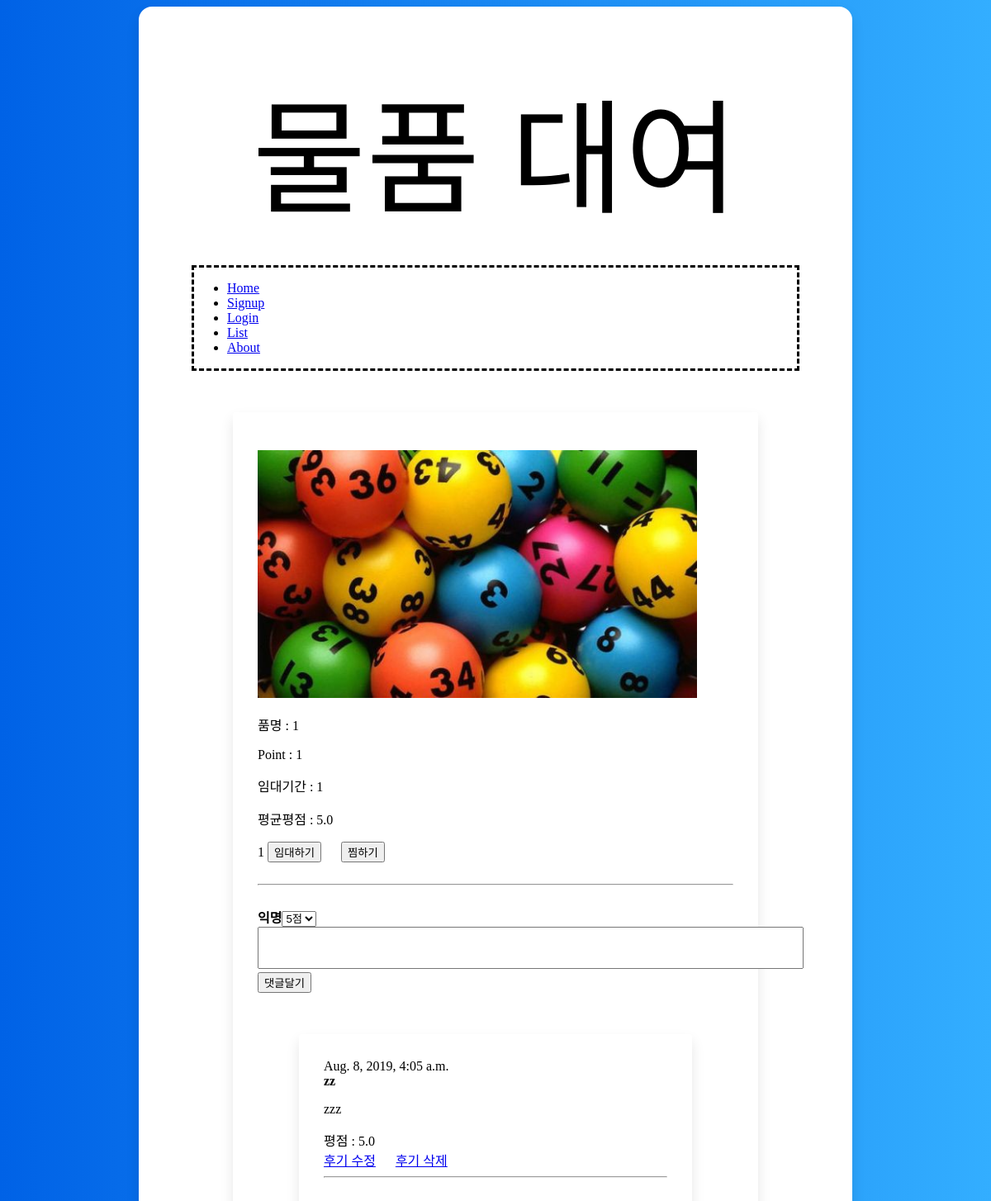
The page /blog/3 on the database as committed earlier.
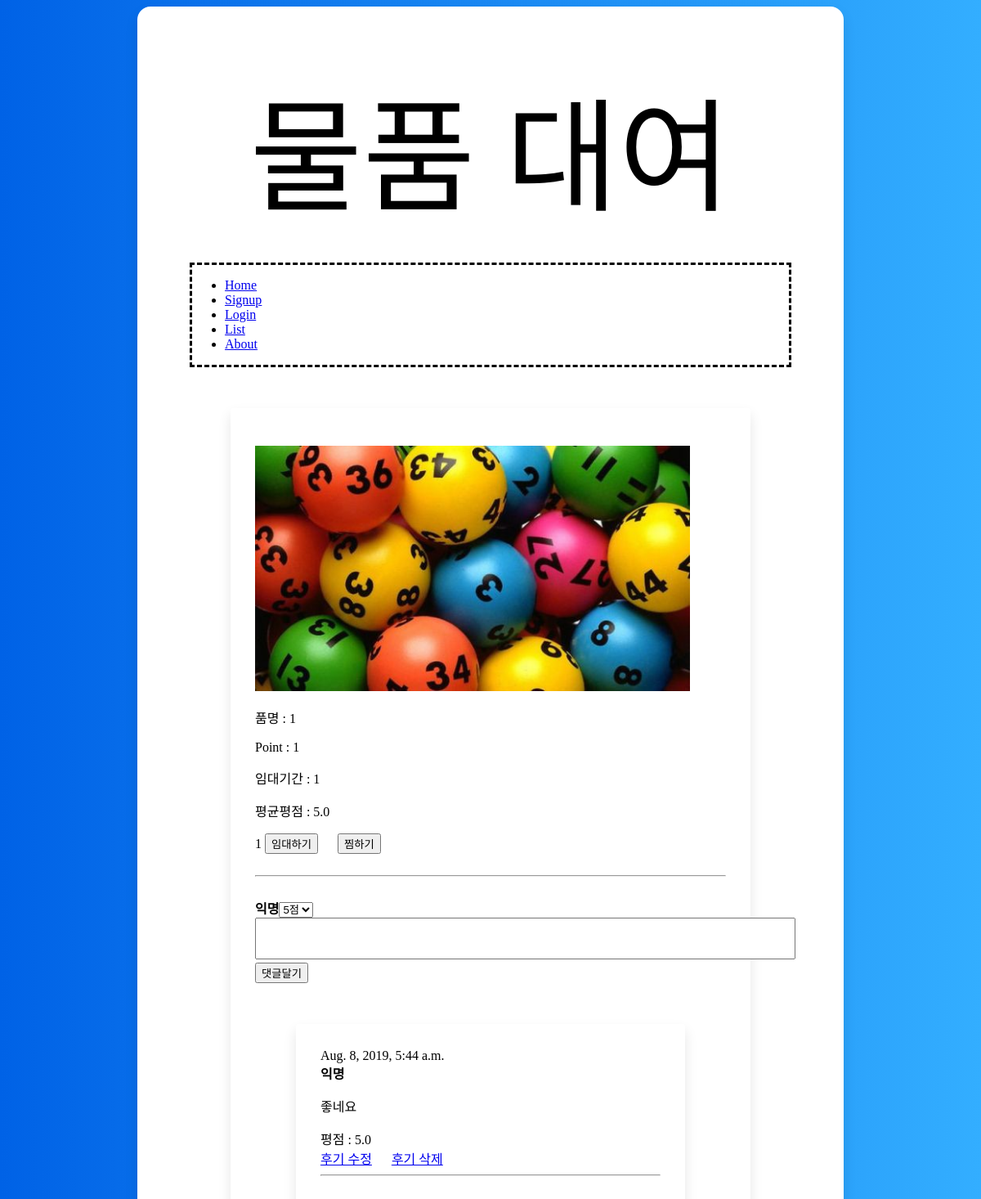
The same page on the database as committed later.
### blog/models.py (models this page shows, shortened)
class Portfolio(models.Model):
    제목 = models.CharField(max_length=200)
    사진 = models.ImageField(upload_to='images/')
    임대기간 = models.IntegerField(default=0)
    포인트 = models.IntegerField(default=0)
    내용 = models.TextField()

class Comment(models.Model):
    post = models.ForeignKey(Portfolio, on_delete=models.CASCADE, related_name='com', null=True)
    작성자 = models.CharField(max_length=200)
    내용 = models.TextField()
    created_date = models.DateTimeField(default=timezone.now)
    approved_comment = models.BooleanField(default=False)
    grade_total= (
    (5, '5점'),
    (4, '4점'),
    (3, '3점'),
    (2, '2점'),
    (1, '1점'),
    )
    평점 = models.FloatField(
        choices=grade_total,
        default= 5
    )

### blog/views.py (the view)
# urls.py: path('blog/<int:blog_id>', views.detail, name='detail'),
def detail(request, blog_id):
    blog_detail = get_object_or_404(Portfolio, pk=blog_id)
    a = Comment.objects.filter(post=blog_id).aggregate(Avg('평점'))
    b = a['평점__avg']
    if b is None:
        average = 0
    else:
        average = round(b,1)
    if request.method =="POST":
        form = CommentForm(request.POST)
        if form.is_valid():
            comment = form.save(commit=False)
            comment.post = blog_detail #어디에 달건지 저장
            comment.save()
    else:
        form = CommentForm()
    return render(request, 'detail.html', {'blog': blog_detail,'form':form,"average":average})

### blog/forms.py
class CommentForm(forms.ModelForm):
    class Meta:
        model = Comment
        fields = ('작성자', '내용', '평점')

### blog/templates/detail.html (shortened to what this page needs)
{% extends 'base.html' %}
{% block content %}
        <div class="bigbox">
                <div class="review">
                    <p><img src="{{ blog.사진.url }}" style="height: 300px;" alt="hyeonee"></p>
                    <p>품명 : {{ blog.제목 }}</p>
                    <p>Point : {{ blog.포인트 }}</p>
                    <p>임대기간 : {{ blog.임대기간 }}</p>
                    <p>평균평점 : {{average}}</p>
                    {{blog.내용}}
                    <input type='button' value='임대하기'> &emsp;
                    <input type='button' value='찜하기'> <br><br><hr><br>
                    <form method = "POST" enctype = "multipart/form-data">
                        {% if user.is_authenticated %}
                        <input type="hidden" name="작성자" maxlength="10" required id="id_작성자" value="{{ user.username }}">
                        <strong>{{ user.username }}</strong>{{form.평점}}
                        {% else %}
                        <strong>익명</strong>{{form.평점}}
                        {% endif %}
                        <br>
                        <textarea name="내용" cols="80" rows="3" maxlength="100" required id="id_내용" style="resize:none;"></textarea>
                        <input type = "submit" value="댓글달기">
                        <br>
                    </form>
                    <div class="box">
                        {% for comment in blog.com.all %}
                            <div class="comment">
                                <div class="date">{{ comment.created_date }}</div>
                                <strong>{{ comment.작성자 }}</strong>
                                <p>{{ comment.내용|linebreaks }}</p>평점 : {{comment.평점}}
                            </div>
                            <a href="{% url 'co_update' comment.id %}">후기 수정</a> &emsp;
                            <a href="{% url 'co_delete' comment.id %}">후기 삭제</a>
                            <hr>
                            {% empty %}
                            <p>아직 댓글이 없습니다. :(</p>
                        {% endfor %}
                    </div>
                </div>
        </div>
{% endblock %}

### blog/templates/base.html (shortened to what this page needs)
<!DOCTYPE html>
<html lang="kr">
    {% load static %}
    <head>
    </head>
    <body>
        <div class="container">
                <div class="row">
                        <a href="{% url 'index' %}" class="header"><header class="header" style="font-size: 150px;">물품 대여</header></a>
                        <div class="nav_bar">
                            <ul class="nav">
                                <li class="nav-item">
                                    <a class="nav-item nav-link" href="{% url 'index' %}">Home</a>
                                </li>
                                {% if user.is_authenticated %}
                                <li class="nav-item dropdown">
                                    <a class="nav-link dropdown-toggle" id="navbarDropdown" role="button" data-toggle="dropdown" aria-haspopup="true" aria-expanded="false">환영합니다. {{ user.username }} 님!</a>
                                    <div class="dropdown-menu" aria-labelledby="navbarDropdown">
                                        <a class="dropdown-item" href="{% url 'create' %}">글쓰기</a>
                                        <a class="dropdown-item" href="javascript:{document.getElementById('logout').submit()}">Logout</a>
                                        <form id="logout" method="POST" action="{% url 'logout' %}">
                                            {% csrf_token %} <input type="hidden" />
                                        </form>
                                    </div>
                                </li>
                                {% else %}
                                <li class="nav-item">
                                    <a class="nav-item nav-link" href="{% url 'signup' %}">Signup</a>
                                </li>
                                <li class="nav-item">
                                    <a class="nav-item nav-link" href="{% url 'login' %}">Login</a>
                                </li>
                                {% endif %}
                                <li class="nav-item">
                                    <a class="nav-item nav-link" href="{% url 'list' %}">List</a>
                                </li>
                                <li class="nav-item">
                                    <a class="nav-item nav-link" href="{% url 'about' %}">About</a>
                                </li>
                            </ul>
                        </div>
        {% block content %}
        {% endblock %}
                </div>
        </div>
    </body>
</html>

### blog/templates/base.html (style rules this page uses)
body { background: #007bff; background: linear-gradient(to right, #0062E6, #33AEFF); }
.container { border: 0; border-radius: 1rem; box-shadow: 0 0.5rem 1rem 0 rgba(0, 0, 0, 0.1); background-color: white; margin: 0rem 10rem; padding: 4rem; }
.container .header { margin-bottom: 2rem; font-family: 'Black Han Sans', sans-serif; text-align: center; }
.row .nav_bar { border-style: dashed; }
.header { text-decoration: none; color: black; }
.row .header { margin-bottom: 2rem; font-family: 'Black Han Sans', sans-serif; text-align: center; }
.bigbox { border-radius: .25rem; box-shadow: 0 0.5rem 1rem 0 rgba(0, 0, 0, 0.1); margin: 50px; padding: 30px; }
.box { border-radius: .25rem; box-shadow: 0 0.5rem 1rem 0 rgba(0, 0, 0, 0.1); margin: 50px; padding: 30px; }

Rows that differ between the two databases and show on the page:
removed Comment: created_date "Aug. 8, 2019, 4:05 a.m.", 작성자 "zz", 내용 "zzz", 평점 "5.0"
added Comment: created_date "Aug. 8, 2019, 5:44 a.m.", 작성자 "익명", 내용 "좋네요", 평점 "5.0"
